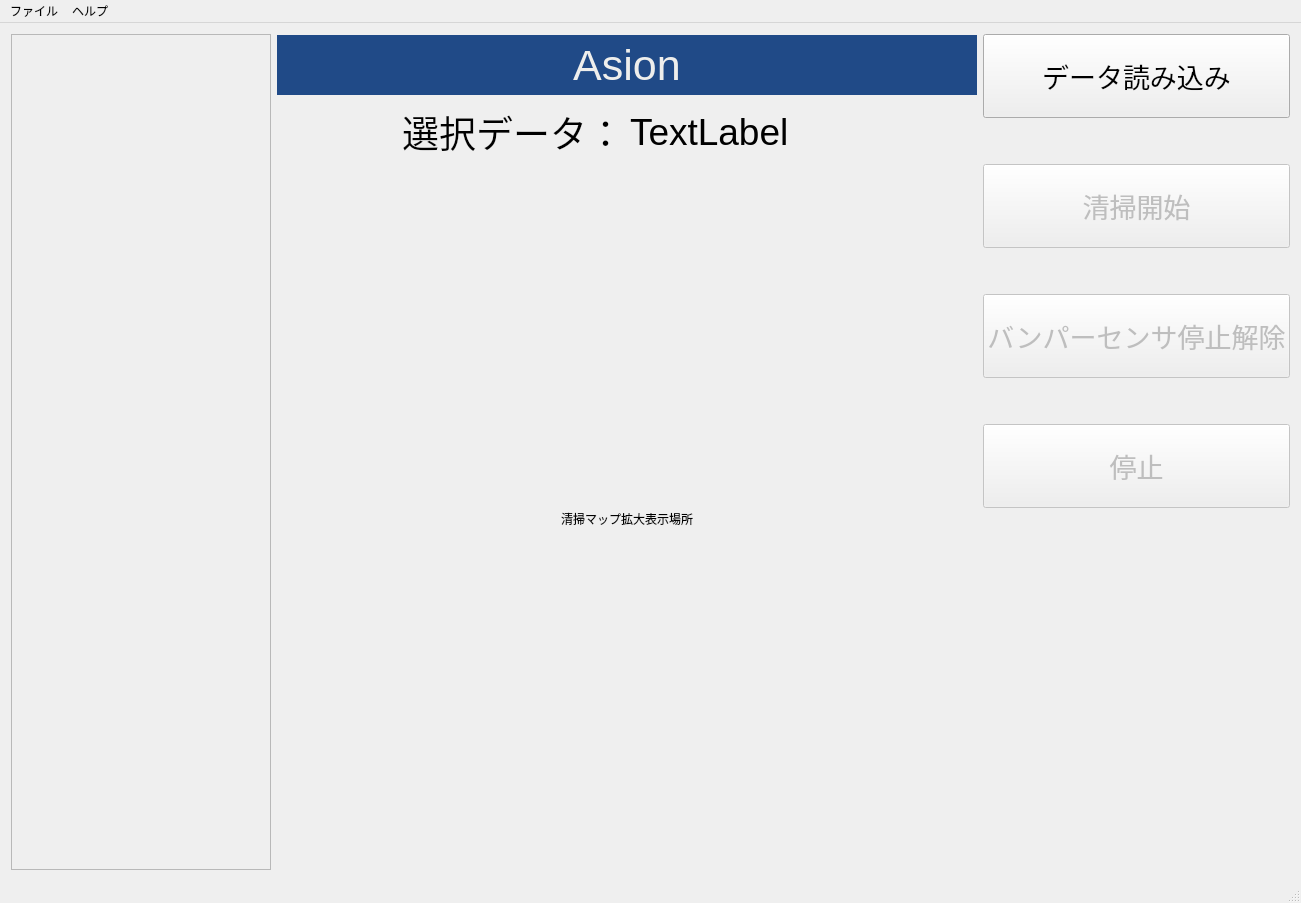
<?xml version="1.0" encoding="UTF-8"?>
<ui version="4.0">
 <class>MainWindow</class>
 <widget class="QMainWindow" name="MainWindow">
  <property name="geometry">
   <rect>
    <x>0</x>
    <y>0</y>
    <width>1213</width>
    <height>903</height>
   </rect>
  </property>
  <property name="windowTitle">
   <string>MainWindow</string>
  </property>
  <widget class="QWidget" name="centralWidget">
   <layout class="QVBoxLayout" name="verticalLayout_2">
    <item>
     <layout class="QHBoxLayout" name="horizontalLayout">
      <item>
       <widget class="QScrollArea" name="scrollArea">
        <property name="enabled">
         <bool>true</bool>
        </property>
        <property name="sizePolicy">
         <sizepolicy hsizetype="Expanding" vsizetype="Expanding">
          <horstretch>0</horstretch>
          <verstretch>0</verstretch>
         </sizepolicy>
        </property>
        <property name="minimumSize">
         <size>
          <width>260</width>
          <height>200</height>
         </size>
        </property>
        <property name="maximumSize">
         <size>
          <width>16777215</width>
          <height>16777215</height>
         </size>
        </property>
        <property name="frameShape">
         <enum>QFrame::StyledPanel</enum>
        </property>
        <property name="verticalScrollBarPolicy">
         <enum>Qt::ScrollBarAsNeeded</enum>
        </property>
        <property name="horizontalScrollBarPolicy">
         <enum>Qt::ScrollBarAlwaysOff</enum>
        </property>
        <property name="widgetResizable">
         <bool>true</bool>
        </property>
        <property name="alignment">
         <set>Qt::AlignHCenter|Qt::AlignTop</set>
        </property>
        <widget class="QWidget" name="scrollAreaWidgetContents">
         <property name="geometry">
          <rect>
           <x>0</x>
           <y>0</y>
           <width>258</width>
           <height>831</height>
          </rect>
         </property>
         <property name="sizePolicy">
          <sizepolicy hsizetype="Expanding" vsizetype="Preferred">
           <horstretch>0</horstretch>
           <verstretch>0</verstretch>
          </sizepolicy>
         </property>
         <property name="minimumSize">
          <size>
           <width>220</width>
           <height>220</height>
          </size>
         </property>
         <property name="maximumSize">
          <size>
           <width>16777215</width>
           <height>16777215</height>
          </size>
         </property>
         <layout class="QVBoxLayout" name="verticalLayout_4"/>
        </widget>
       </widget>
      </item>
      <item>
       <spacer name="horizontalSpacer_4">
        <property name="orientation">
         <enum>Qt::Horizontal</enum>
        </property>
        <property name="sizeHint" stdset="0">
         <size>
          <width>40</width>
          <height>20</height>
         </size>
        </property>
       </spacer>
      </item>
      <item>
       <layout class="QVBoxLayout" name="verticalLayout_5">
        <item>
         <widget class="QLabel" name="label_2">
          <property name="minimumSize">
           <size>
            <width>0</width>
            <height>60</height>
           </size>
          </property>
          <property name="maximumSize">
           <size>
            <width>16777215</width>
            <height>60</height>
           </size>
          </property>
          <property name="font">
           <font>
            <pointsize>32</pointsize>
           </font>
          </property>
          <property name="styleSheet">
           <string notr="true">background-color: rgb(32, 74, 135);
color: rgb(238, 238, 236);</string>
          </property>
          <property name="text">
           <string>Asion</string>
          </property>
          <property name="alignment">
           <set>Qt::AlignCenter</set>
          </property>
         </widget>
        </item>
        <item>
         <layout class="QHBoxLayout" name="horizontalLayout_2">
          <item>
           <widget class="QLabel" name="label_3">
            <property name="sizePolicy">
             <sizepolicy hsizetype="Expanding" vsizetype="Preferred">
              <horstretch>0</horstretch>
              <verstretch>0</verstretch>
             </sizepolicy>
            </property>
            <property name="font">
             <font>
              <pointsize>28</pointsize>
             </font>
            </property>
            <property name="text">
             <string>選択データ：</string>
            </property>
            <property name="alignment">
             <set>Qt::AlignRight|Qt::AlignTrailing|Qt::AlignVCenter</set>
            </property>
           </widget>
          </item>
          <item>
           <widget class="QLabel" name="selectedMapName">
            <property name="sizePolicy">
             <sizepolicy hsizetype="Expanding" vsizetype="Expanding">
              <horstretch>0</horstretch>
              <verstretch>0</verstretch>
             </sizepolicy>
            </property>
            <property name="minimumSize">
             <size>
              <width>0</width>
              <height>0</height>
             </size>
            </property>
            <property name="maximumSize">
             <size>
              <width>700</width>
              <height>60</height>
             </size>
            </property>
            <property name="font">
             <font>
              <pointsize>28</pointsize>
             </font>
            </property>
            <property name="text">
             <string>TextLabel</string>
            </property>
            <property name="alignment">
             <set>Qt::AlignLeading|Qt::AlignLeft|Qt::AlignVCenter</set>
            </property>
           </widget>
          </item>
         </layout>
        </item>
        <item>
         <widget class="QLabel" name="label">
          <property name="sizePolicy">
           <sizepolicy hsizetype="Preferred" vsizetype="Preferred">
            <horstretch>0</horstretch>
            <verstretch>0</verstretch>
           </sizepolicy>
          </property>
          <property name="minimumSize">
           <size>
            <width>700</width>
            <height>700</height>
           </size>
          </property>
          <property name="maximumSize">
           <size>
            <width>700</width>
            <height>700</height>
           </size>
          </property>
          <property name="frameShape">
           <enum>QFrame::NoFrame</enum>
          </property>
          <property name="frameShadow">
           <enum>QFrame::Sunken</enum>
          </property>
          <property name="text">
           <string>清掃マップ拡大表示場所</string>
          </property>
          <property name="alignment">
           <set>Qt::AlignCenter</set>
          </property>
         </widget>
        </item>
       </layout>
      </item>
      <item>
       <spacer name="horizontalSpacer_6">
        <property name="orientation">
         <enum>Qt::Horizontal</enum>
        </property>
        <property name="sizeHint" stdset="0">
         <size>
          <width>40</width>
          <height>20</height>
         </size>
        </property>
       </spacer>
      </item>
      <item>
       <layout class="QHBoxLayout" name="horizontalLayout_3">
        <item>
         <spacer name="horizontalSpacer">
          <property name="orientation">
           <enum>Qt::Horizontal</enum>
          </property>
          <property name="sizeHint" stdset="0">
           <size>
            <width>40</width>
            <height>20</height>
           </size>
          </property>
         </spacer>
        </item>
        <item>
         <layout class="QVBoxLayout" name="verticalLayout_3">
          <item>
           <widget class="QPushButton" name="navigationButton">
            <property name="enabled">
             <bool>true</bool>
            </property>
            <property name="minimumSize">
             <size>
              <width>0</width>
              <height>84</height>
             </size>
            </property>
            <property name="maximumSize">
             <size>
              <width>16777215</width>
              <height>84</height>
             </size>
            </property>
            <property name="font">
             <font>
              <pointsize>20</pointsize>
             </font>
            </property>
            <property name="text">
             <string>データ読み込み</string>
            </property>
            <property name="iconSize">
             <size>
              <width>32</width>
              <height>32</height>
             </size>
            </property>
           </widget>
          </item>
          <item>
           <spacer name="verticalSpacer_2">
            <property name="orientation">
             <enum>Qt::Vertical</enum>
            </property>
            <property name="sizeType">
             <enum>QSizePolicy::Fixed</enum>
            </property>
            <property name="sizeHint" stdset="0">
             <size>
              <width>20</width>
              <height>40</height>
             </size>
            </property>
           </spacer>
          </item>
          <item>
           <widget class="QPushButton" name="startButton">
            <property name="enabled">
             <bool>false</bool>
            </property>
            <property name="minimumSize">
             <size>
              <width>0</width>
              <height>84</height>
             </size>
            </property>
            <property name="maximumSize">
             <size>
              <width>16777215</width>
              <height>84</height>
             </size>
            </property>
            <property name="font">
             <font>
              <pointsize>20</pointsize>
             </font>
            </property>
            <property name="text">
             <string>清掃開始</string>
            </property>
            <property name="iconSize">
             <size>
              <width>32</width>
              <height>32</height>
             </size>
            </property>
           </widget>
          </item>
          <item>
           <spacer name="verticalSpacer">
            <property name="orientation">
             <enum>Qt::Vertical</enum>
            </property>
            <property name="sizeType">
             <enum>QSizePolicy::Fixed</enum>
            </property>
            <property name="sizeHint" stdset="0">
             <size>
              <width>20</width>
              <height>40</height>
             </size>
            </property>
           </spacer>
          </item>
          <item>
           <widget class="QPushButton" name="releaseBumperButton">
            <property name="enabled">
             <bool>false</bool>
            </property>
            <property name="minimumSize">
             <size>
              <width>0</width>
              <height>84</height>
             </size>
            </property>
            <property name="maximumSize">
             <size>
              <width>16777215</width>
              <height>84</height>
             </size>
            </property>
            <property name="font">
             <font>
              <pointsize>20</pointsize>
             </font>
            </property>
            <property name="text">
             <string>バンパーセンサ停止解除</string>
            </property>
            <property name="iconSize">
             <size>
              <width>32</width>
              <height>32</height>
             </size>
            </property>
           </widget>
          </item>
          <item>
           <spacer name="verticalSpacer_3">
            <property name="orientation">
             <enum>Qt::Vertical</enum>
            </property>
            <property name="sizeType">
             <enum>QSizePolicy::Fixed</enum>
            </property>
            <property name="sizeHint" stdset="0">
             <size>
              <width>20</width>
              <height>40</height>
             </size>
            </property>
           </spacer>
          </item>
          <item>
           <widget class="QPushButton" name="stopButton">
            <property name="enabled">
             <bool>false</bool>
            </property>
            <property name="minimumSize">
             <size>
              <width>0</width>
              <height>84</height>
             </size>
            </property>
            <property name="maximumSize">
             <size>
              <width>16777215</width>
              <height>84</height>
             </size>
            </property>
            <property name="font">
             <font>
              <pointsize>20</pointsize>
             </font>
            </property>
            <property name="text">
             <string>停止</string>
            </property>
            <property name="iconSize">
             <size>
              <width>32</width>
              <height>32</height>
             </size>
            </property>
           </widget>
          </item>
          <item>
           <spacer name="verticalSpacer_4">
            <property name="orientation">
             <enum>Qt::Vertical</enum>
            </property>
            <property name="sizeHint" stdset="0">
             <size>
              <width>20</width>
              <height>40</height>
             </size>
            </property>
           </spacer>
          </item>
         </layout>
        </item>
       </layout>
      </item>
     </layout>
    </item>
   </layout>
  </widget>
  <widget class="QMenuBar" name="menuBar">
   <property name="enabled">
    <bool>true</bool>
   </property>
   <property name="geometry">
    <rect>
     <x>0</x>
     <y>0</y>
     <width>1213</width>
     <height>28</height>
    </rect>
   </property>
   <widget class="QMenu" name="menu">
    <property name="title">
     <string>ファイル</string>
    </property>
    <addaction name="action"/>
   </widget>
   <widget class="QMenu" name="menu_2">
    <property name="title">
     <string>ヘルプ</string>
    </property>
    <addaction name="action_2"/>
   </widget>
   <addaction name="menu"/>
   <addaction name="menu_2"/>
  </widget>
  <widget class="QStatusBar" name="statusBar">
   <property name="enabled">
    <bool>true</bool>
   </property>
  </widget>
  <action name="action">
   <property name="text">
    <string>終了</string>
   </property>
  </action>
  <action name="action_2">
   <property name="text">
    <string>このツールについて</string>
   </property>
  </action>
 </widget>
 <layoutdefault spacing="6" margin="11"/>
 <resources/>
 <connections/>
</ui>
